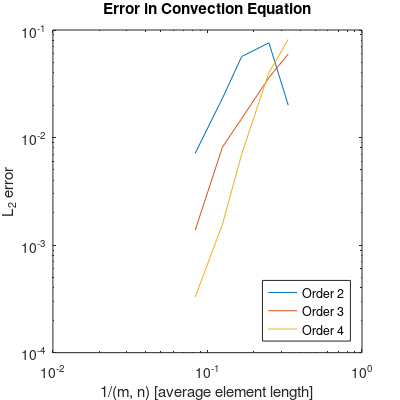
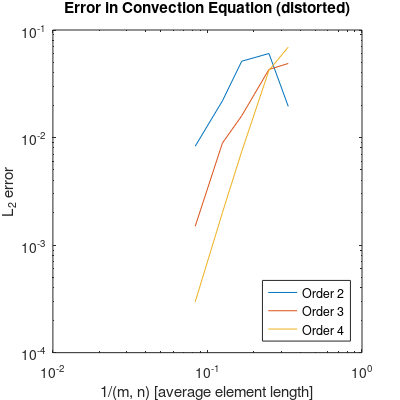

Write the MATLAB code that produced these figures, in order.
% Plot errors in convection convergence study.
clear all; close all; clc;



load('cc_nodistort.mat');
lx = log(1./x);
le = log(errs);

% only take last 3 points for fits
r=3:5;
for pp=1:numel(p)
    pc = polyfit(lx(r), le(pp,r), 1);
    fprintf('Order %d Rate %g\n', p(pp), pc(1));
end
ll = cell(numel(p), 1);
for pp=1:numel(p)
    ll{pp} = sprintf('Order %d', p(pp));
end
h = figure;
set(h, 'units', 'inches', 'position', [1 1 4 4])
set(h, 'PaperUnits','centimeters');
set(h, 'Units','centimeters');
pos=get(h,'Position');
set(h, 'PaperSize', [pos(3) pos(4)]);
set(h, 'PaperPositionMode', 'manual');
set(h, 'PaperPosition',[0 0 pos(3) pos(4)]);
loglog(1./x, errs');
legend(ll, 'location', 'SouthEast');
xlabel('1/(m, n) [average element length]');
ylabel('L_2 error');
title('Error in Convection Equation');
print('../../report/cc_err_nodistort.pdf', '-dpdf');

clear all;
load('cc_distort.mat');
lx = log(1./x);
le = log(errs);

% only take last 3 points for fits
r=3:5;
for pp=1:numel(p)
    pc = polyfit(lx(r), le(pp,r), 1);
    fprintf('Order %d Rate %g\n', p(pp), pc(1));
end
ll = cell(numel(p), 1);
for pp=1:numel(p)
    ll{pp} = sprintf('Order %d', p(pp));
end
h = figure;
set(h, 'units', 'inches', 'position', [1 1 4 4])
set(h, 'PaperUnits','centimeters');
set(h, 'Units','centimeters');
pos=get(h,'Position');
set(h, 'PaperSize', [pos(3) pos(4)]);
set(h, 'PaperPositionMode', 'manual');
set(h, 'PaperPosition',[0 0 pos(3) pos(4)]);
loglog(1./x, errs');
legend(ll, 'location', 'SouthEast');
xlabel('1/(m, n) [average element length]');
ylabel('L_2 error');
title('Error in Convection Equation (distorted)');
print('../../report/cc_err_distort.pdf', '-dpdf');